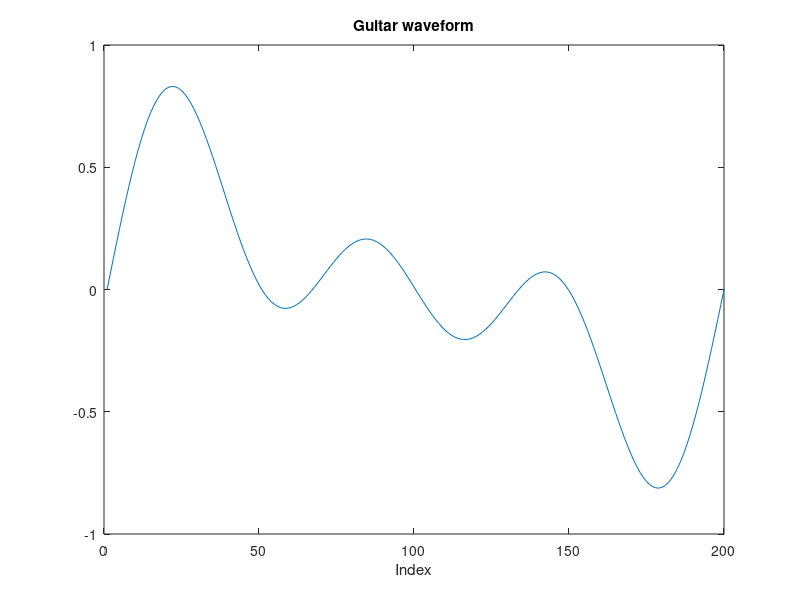

MATLAB code to generate this figure: (Note: this script raises an error after producing the figure.)
%%
% Written by Kishore Rathinavel
% Music generation using L systems
%%


close all
clear all
clc

sampleRate=20000;
f1=100; f2=200; f3=300;%Frequency Specifications as read from the Frequency Spectra
duration=1/f1;
sampleLength=duration*sampleRate;
t=linspace(0,duration,sampleLength);
A1=exp(-1.0*t);%Frequency Specifications as read from the Frequency Spectra
A2=exp(-2.0*t);
A3=exp(-5.0*t);
y=A1.*sin(2*pi*f1*t)+A2.*sin(2*pi*f2*t)+A3.*sin(2*pi*f3*t);%Waveform expressed as a sum of harmonics
y=y/3;
sound(y,sampleRate);

%calculating how long is the waveform in terms of indices
plot(y);
title('Guitar waveform');
xlabel('Index');


sampleRate=20000;
f1=100; f2=200; f3=300;%Frequency Specifications as read from the Frequency Spectra
duration=0.5;
sampleLength=duration*sampleRate;
t=linspace(0,duration,sampleLength);
A1=exp(-1.0*t);%Frequency Specifications as read from the Frequency Spectra
A2=exp(-2.0*t);
A3=exp(-5.0*t);
y=A1.*sin(2*pi*f1*t)+A2.*sin(2*pi*f2*t)+A3.*sin(2*pi*f3*t);%Waveform expressed as a sum of harmonics
y=y/3;
sound(y,sampleRate);

%%
%Frequency ratios of the Srutis
sa1=1
re1=256/243
re2=9/8
ga1=32/27
ga2=5/4
ma1=4/3
ma2=45/32
pa=3/2
da1=128/81
da2=5/3
ni1=16/9
ni2=15/8
sa2=2
st=0
%%
raga=[sa1 re2 ga2 pa da2 sa2];
[no ragalength]=size(raga);

%Raga Bhairav rules
rule(1).before = 'd';
rule(1).after = 'mPdP';

rule(2).before = 'G';
rule(2).after = 'dmpmrs';
 
rule(3).before = 'P';
rule(3).after = 'GmdP';

nRules = length(rule);

axiom = 'sP'; 
%%
%number of repititions
nReps = 3;

for i=1:nReps
    
    %one character/cell, with indexes the same as original axiom string
    axiomINcells = cellstr(axiom'); 
    
    for j=1:nRules
        %the indexes of each 'before' string
        hit = strfind(axiom, rule(j).before);
        if (length(hit)>=1)
            for k=hit
                axiomINcells{k} = rule(j).after;
            end
        end
    end
    %now convert individual cells back to a string
    axiom=[];
    for j=1:length(axiomINcells)
        axiom = [axiom, axiomINcells{j}];
    end
    axiom
end
%%
% axiom
% Now draw the string as turtle graphics
%Upper case (e.g. F or G) causes a line to be drawn in the current direction of the turtle
%Lower case causes a move with no draw
%angle +operator means turn left; -operator means turn right

%Init the turtle

%init the turtle stack
currentpointer=1;
f0=440;
timelength=1.25;

saveiteration=length(axiom);
scalechange=1;
song=[];

for i=1:length(axiom)
    cmdT = axiom(i);
    if i==saveiteration+2
        scalechange=1;
    end
    switch cmdT

        case ','
            pause(0.5);
        case 's'
            modifier=sa1;
            modifier=modifier*scalechange;
        case 'S'
            modifier=sa2;
            modifier=modifier*scalechange;
        case 'r'
            modifier=re1;
            modifier=modifier*scalechange;
        case 'R'
            modifier=re2;
            modifier=modifier*scalechange;
        case 'g'
            modifier=ga1;
            modifier=modifier*scalechange;
        case 'G'
            modifier=ga2;
            modifier=modifier*scalechange;
        case 'm'
            modifier=ma1;
            modifier=modifier*scalechange;
        case 'M'
            modifier=ma2;
            modifier=modifier*scalechange;
        case 'P'
            modifier=pa;
            modifier=modifier*scalechange;
        case 'd'
            modifier=da1;
            modifier=modifier*scalechange;
        case 'D'
            modifier=da2;
            modifier=modifier*scalechange;
        case 'n'
            modifier=ni1;
            modifier=modifier*scalechange;
        case 'N'
            modifier=ni2;
            modifier=modifier*scalechange;
        case '<'
            scalechange=0.5;
            saveiteration=i;
        case '>'
            scalechange=2;
            saveiteration=i;
        otherwise
            continue;
    end
    
    y=A1.*sin(2*pi*f1*modifier*t)+A2.*sin(2*pi*f2*modifier*t)+A3.*sin(2*pi*f3*modifier*t);
    y=y/3;
    song=[song y];
    
end

wavwrite(song,8192,'bhairavGuitar.wav');








